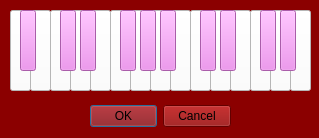
<?xml version="1.0" encoding="UTF-8"?>
<ui version="4.0">
 <class>Dialog</class>
 <widget class="QDialog" name="Dialog">
  <property name="geometry">
   <rect>
    <x>0</x>
    <y>0</y>
    <width>319</width>
    <height>138</height>
   </rect>
  </property>
  <property name="windowTitle">
   <string>Mini Piano! :D</string>
  </property>
  <property name="styleSheet">
   <string notr="true">background-color:darkred;</string>
  </property>
  <widget class="QDialogButtonBox" name="buttonBox">
   <property name="geometry">
    <rect>
     <x>90</x>
     <y>100</y>
     <width>141</width>
     <height>32</height>
    </rect>
   </property>
   <property name="orientation">
    <enum>Qt::Horizontal</enum>
   </property>
   <property name="standardButtons">
    <set>QDialogButtonBox::Cancel|QDialogButtonBox::Ok</set>
   </property>
  </widget>
  <widget class="QPushButton" name="A_push">
   <property name="geometry">
    <rect>
     <x>10</x>
     <y>10</y>
     <width>21</width>
     <height>81</height>
    </rect>
   </property>
   <property name="styleSheet">
    <string notr="true">background-color:white;
</string>
   </property>
   <property name="text">
    <string/>
   </property>
  </widget>
  <widget class="QPushButton" name="B_push">
   <property name="geometry">
    <rect>
     <x>30</x>
     <y>10</y>
     <width>21</width>
     <height>81</height>
    </rect>
   </property>
   <property name="styleSheet">
    <string notr="true">background-color:white;
</string>
   </property>
   <property name="text">
    <string/>
   </property>
  </widget>
  <widget class="QPushButton" name="C_push">
   <property name="geometry">
    <rect>
     <x>50</x>
     <y>10</y>
     <width>21</width>
     <height>81</height>
    </rect>
   </property>
   <property name="styleSheet">
    <string notr="true">background-color:white;
</string>
   </property>
   <property name="text">
    <string/>
   </property>
  </widget>
  <widget class="QPushButton" name="D_push">
   <property name="geometry">
    <rect>
     <x>70</x>
     <y>10</y>
     <width>21</width>
     <height>81</height>
    </rect>
   </property>
   <property name="styleSheet">
    <string notr="true">background-color:white;
</string>
   </property>
   <property name="text">
    <string/>
   </property>
  </widget>
  <widget class="QPushButton" name="E_push">
   <property name="geometry">
    <rect>
     <x>90</x>
     <y>10</y>
     <width>21</width>
     <height>81</height>
    </rect>
   </property>
   <property name="styleSheet">
    <string notr="true">background-color:white;
</string>
   </property>
   <property name="text">
    <string/>
   </property>
  </widget>
  <widget class="QPushButton" name="F_push">
   <property name="geometry">
    <rect>
     <x>110</x>
     <y>10</y>
     <width>21</width>
     <height>81</height>
    </rect>
   </property>
   <property name="styleSheet">
    <string notr="true">background-color:white;
</string>
   </property>
   <property name="text">
    <string/>
   </property>
  </widget>
  <widget class="QPushButton" name="G_push">
   <property name="geometry">
    <rect>
     <x>130</x>
     <y>10</y>
     <width>21</width>
     <height>81</height>
    </rect>
   </property>
   <property name="styleSheet">
    <string notr="true">background-color:white;
</string>
   </property>
   <property name="text">
    <string/>
   </property>
  </widget>
  <widget class="QPushButton" name="A2_push">
   <property name="geometry">
    <rect>
     <x>150</x>
     <y>10</y>
     <width>21</width>
     <height>81</height>
    </rect>
   </property>
   <property name="styleSheet">
    <string notr="true">background-color:white;
</string>
   </property>
   <property name="text">
    <string/>
   </property>
  </widget>
  <widget class="QPushButton" name="B2_push">
   <property name="geometry">
    <rect>
     <x>170</x>
     <y>10</y>
     <width>21</width>
     <height>81</height>
    </rect>
   </property>
   <property name="styleSheet">
    <string notr="true">background-color:white;
</string>
   </property>
   <property name="text">
    <string/>
   </property>
  </widget>
  <widget class="QPushButton" name="C2_push">
   <property name="geometry">
    <rect>
     <x>190</x>
     <y>10</y>
     <width>21</width>
     <height>81</height>
    </rect>
   </property>
   <property name="styleSheet">
    <string notr="true">background-color:white;
</string>
   </property>
   <property name="text">
    <string/>
   </property>
  </widget>
  <widget class="QPushButton" name="D2_push">
   <property name="geometry">
    <rect>
     <x>210</x>
     <y>10</y>
     <width>21</width>
     <height>81</height>
    </rect>
   </property>
   <property name="styleSheet">
    <string notr="true">background-color:white;
</string>
   </property>
   <property name="text">
    <string/>
   </property>
  </widget>
  <widget class="QPushButton" name="E2_push">
   <property name="geometry">
    <rect>
     <x>230</x>
     <y>10</y>
     <width>21</width>
     <height>81</height>
    </rect>
   </property>
   <property name="styleSheet">
    <string notr="true">background-color:white;
</string>
   </property>
   <property name="text">
    <string/>
   </property>
  </widget>
  <widget class="QPushButton" name="F2_push">
   <property name="geometry">
    <rect>
     <x>250</x>
     <y>10</y>
     <width>21</width>
     <height>81</height>
    </rect>
   </property>
   <property name="styleSheet">
    <string notr="true">background-color:white;
</string>
   </property>
   <property name="text">
    <string/>
   </property>
  </widget>
  <widget class="QPushButton" name="G2_push">
   <property name="geometry">
    <rect>
     <x>270</x>
     <y>10</y>
     <width>21</width>
     <height>81</height>
    </rect>
   </property>
   <property name="styleSheet">
    <string notr="true">background-color:white;
</string>
   </property>
   <property name="text">
    <string/>
   </property>
  </widget>
  <widget class="QPushButton" name="ASharp_push">
   <property name="geometry">
    <rect>
     <x>20</x>
     <y>10</y>
     <width>16</width>
     <height>61</height>
    </rect>
   </property>
   <property name="styleSheet">
    <string notr="true">background-color:violet;
</string>
   </property>
   <property name="text">
    <string/>
   </property>
  </widget>
  <widget class="QPushButton" name="CSharp_push">
   <property name="geometry">
    <rect>
     <x>60</x>
     <y>10</y>
     <width>16</width>
     <height>61</height>
    </rect>
   </property>
   <property name="styleSheet">
    <string notr="true">background-color:violet;
</string>
   </property>
   <property name="text">
    <string/>
   </property>
  </widget>
  <widget class="QPushButton" name="DSharp_push">
   <property name="geometry">
    <rect>
     <x>80</x>
     <y>10</y>
     <width>16</width>
     <height>61</height>
    </rect>
   </property>
   <property name="styleSheet">
    <string notr="true">background-color:violet;
</string>
   </property>
   <property name="text">
    <string/>
   </property>
  </widget>
  <widget class="QPushButton" name="FSharp_push">
   <property name="geometry">
    <rect>
     <x>120</x>
     <y>10</y>
     <width>16</width>
     <height>61</height>
    </rect>
   </property>
   <property name="styleSheet">
    <string notr="true">background-color:violet;
</string>
   </property>
   <property name="text">
    <string/>
   </property>
  </widget>
  <widget class="QPushButton" name="GSharp_push">
   <property name="geometry">
    <rect>
     <x>140</x>
     <y>10</y>
     <width>16</width>
     <height>61</height>
    </rect>
   </property>
   <property name="styleSheet">
    <string notr="true">background-color:violet;
</string>
   </property>
   <property name="text">
    <string/>
   </property>
  </widget>
  <widget class="QPushButton" name="ASharp2_push">
   <property name="geometry">
    <rect>
     <x>160</x>
     <y>10</y>
     <width>16</width>
     <height>61</height>
    </rect>
   </property>
   <property name="styleSheet">
    <string notr="true">background-color:violet;
</string>
   </property>
   <property name="text">
    <string/>
   </property>
  </widget>
  <widget class="QPushButton" name="CSharp2_push">
   <property name="geometry">
    <rect>
     <x>200</x>
     <y>10</y>
     <width>16</width>
     <height>61</height>
    </rect>
   </property>
   <property name="styleSheet">
    <string notr="true">background-color:violet;
</string>
   </property>
   <property name="text">
    <string/>
   </property>
  </widget>
  <widget class="QPushButton" name="DSharp2_push">
   <property name="geometry">
    <rect>
     <x>220</x>
     <y>10</y>
     <width>16</width>
     <height>61</height>
    </rect>
   </property>
   <property name="styleSheet">
    <string notr="true">background-color:violet;
</string>
   </property>
   <property name="text">
    <string/>
   </property>
  </widget>
  <widget class="QPushButton" name="FSharp2_push">
   <property name="geometry">
    <rect>
     <x>260</x>
     <y>10</y>
     <width>16</width>
     <height>61</height>
    </rect>
   </property>
   <property name="styleSheet">
    <string notr="true">background-color:violet;
</string>
   </property>
   <property name="text">
    <string/>
   </property>
  </widget>
  <widget class="QPushButton" name="A3_push">
   <property name="geometry">
    <rect>
     <x>290</x>
     <y>10</y>
     <width>21</width>
     <height>81</height>
    </rect>
   </property>
   <property name="styleSheet">
    <string notr="true">background-color:white;
</string>
   </property>
   <property name="text">
    <string/>
   </property>
  </widget>
  <widget class="QPushButton" name="GSharp2_push">
   <property name="geometry">
    <rect>
     <x>280</x>
     <y>10</y>
     <width>16</width>
     <height>61</height>
    </rect>
   </property>
   <property name="styleSheet">
    <string notr="true">background-color:violet;
</string>
   </property>
   <property name="text">
    <string/>
   </property>
  </widget>
 </widget>
 <resources/>
 <connections>
  <connection>
   <sender>buttonBox</sender>
   <signal>accepted()</signal>
   <receiver>Dialog</receiver>
   <slot>accept()</slot>
   <hints>
    <hint type="sourcelabel">
     <x>248</x>
     <y>254</y>
    </hint>
    <hint type="destinationlabel">
     <x>157</x>
     <y>274</y>
    </hint>
   </hints>
  </connection>
  <connection>
   <sender>buttonBox</sender>
   <signal>rejected()</signal>
   <receiver>Dialog</receiver>
   <slot>reject()</slot>
   <hints>
    <hint type="sourcelabel">
     <x>316</x>
     <y>260</y>
    </hint>
    <hint type="destinationlabel">
     <x>286</x>
     <y>274</y>
    </hint>
   </hints>
  </connection>
 </connections>
</ui>
